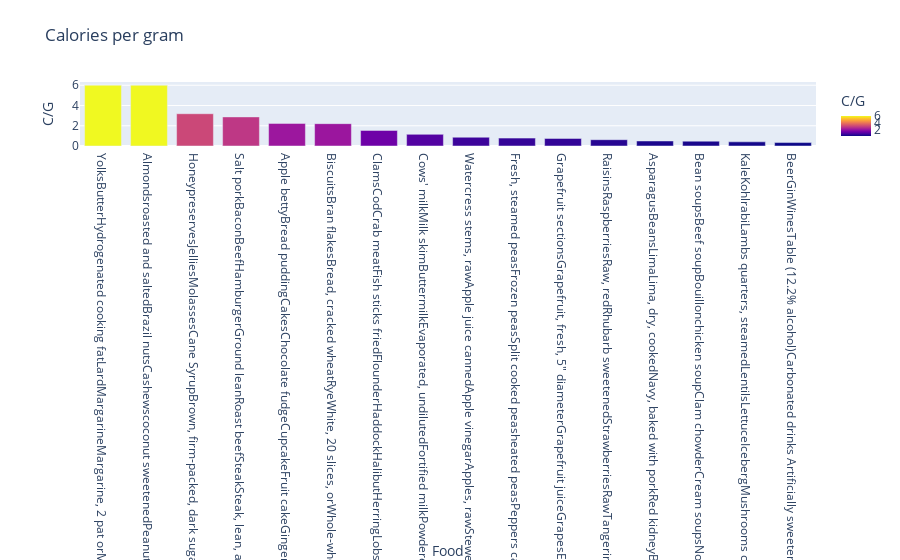

Source (notebook cell):
### Code cell
fats= category_dist.sort_values(by='C/G', ascending= False)
top_20_fat=fats.head(20)
fig = px.bar(top_20_fat, x='Food', y='C/G', color='C/G', title='Calories per gram')
fig.show()

### Figure 1 — Plotly figure (JSON) as saved in the notebook; plotly's stock layout.template omitted (floating-point values rounded to 4 significant figures)
{"data": [{"alignmentgroup": "True", "hovertemplate": "Food=%{x}<br>C/G=%{marker.color}<extra></extra>", "legendgroup": "", "marker": {"color": [6.004, 5.996, 3.187, 2.873, 2.234, 2.207, 1.539, 1.153, 0.8658, 0.7786, 0.7491, 0.6224, 0.4962, 0.4774, 0.4122, 0.3386], "coloraxis": "coloraxis", "pattern": {"shape": ""}}, "name": "", "offsetgroup": "", "orientation": "v", "showlegend": false, "textposition": "auto", "type": "bar", "x": ["YolksButterHydrogenated cooking fatLardMargarineMargarine, 2 pat orMayonnaiseCorn oilOlive oilSafflower seed oilFrench dressingThousand Island sauce", "Almondsroasted and saltedBrazil nutsCashewscoconut sweetenedPeanut butterPeanut butter, naturalPeanutsPecansSesame seedsSunflower seedsWalnuts", "HoneypreservesJelliesMolassesCane SyrupBrown, firm-packed, dark sugarSyruptable blends sugar", "Salt porkBaconBeefHamburgerGround leanRoast beefSteakSteak, lean, as roundCorned beefCorned beef hash cannedCorned beef hash DriedPot-pieCorned beef hash StewchickenFried, breast or leg and thigh chickenRoasted chickenChicken livers, friedDuck, domesticLamb, chop, broiledLeg roastedShoulder, braisedPork, chop, 1 thickHam pan-broiledHam, as Ham, canned, spicedPork roastPork sausageTurkeyVealRoast", "Apple bettyBread puddingCakesChocolate fudgeCupcakeFruit cakeGingerbreadPlain, with no icingSponge cakeCandyChocolate creamsFudgeHard candiesMarshmallowsMilk chocolateChocolate syrupDoughnutsGelatin, made with waterIce creamIces9\" diam. pieCherry PieCustardLemon meringueMincePumpkin PiePuddings Sugar3 teaspoons sugarTapioca cream pudding", "BiscuitsBran flakesBread, cracked wheatRyeWhite, 20 slices, orWhole-wheatWhole-wheatCorn bread ground mealCornflakesCorn grits cookedCorn mealCrackersSoda, 2 1/2 squareFarinaFlourWheat (all purpose)Wheat (whole)MacaroniBaked with cheeseMuffinsNoodlesOatmealPancakes 4\" diam.Wheat, pancakes 4\" diam.Pizza 14\" diam.Popcorn saltedPuffed ricePuffed wheat presweetenedRiceConvertedWhiteRice flakesRice polishRollsof refined flourwhole-wheatSpaghetti with meat saucewith tomatoes and cheeseSpanish riceShredded wheat biscuitWafflesWheat germWheat-germ cereal toastedWheat meal cereal unrefinedWheat, cooked", "ClamsCodCrab meatFish sticks friedFlounderHaddockHalibutHerringLobsterMackerelOystersOyster stewSalmonSardinesScallopsShadShrimpSwordfishTuna", "Cows' milkMilk skimButtermilkEvaporated, undilutedFortified milkPowdered milkskim, instantskim, non-instantGoats' milk(1/2 cup ice cream)Cocoaskim. milk(cornstarch)CustardIce creamIce milkCream or half-and-halfor whippingCheeseuncreamedCheddarCheddar, grated cupCream cheeseProcessed cheeseRoquefort typeSwissEggs rawEggs Scrambled or fried", "Watercress stems, rawApple juice cannedApple vinegarApples, rawStewed or cannedApricotsDried, uncookedFreshNectar, or juiceAvocadoBananaBlackberriesBlueberriesCantaloupeCherriesFresh, rawCranberry sauce sweetenedDatesFigsFresh, raw figsfigs Canned with syrup Fruit cocktail, canned", "Fresh, steamed peasFrozen peasSplit cooked peasheated peasPeppers cannedPeppers Raw, green, sweetPeppers with beef and crumbsPotatoes, bakedFrench-friedPotatoes Mashed with milk and butterPotatoes, pan-triedScalloped with cheese potatoesSteamed potatoes before peelingPotato chipsRadishesRutabagasSoybeansSpinachSquashWinter, mashedSweet potatoesCandiedTomatoesRaw, 2 by 2 1/2Tomato juiceTomato catsupTurnip greensTurnips, steamed", "Grapefruit sectionsGrapefruit, fresh, 5\" diameterGrapefruit juiceGrapesEuropean, as Muscat, TokayGrape juiceLemon juiceLemonade concentratefrozenLimeade concentrate frozenOlives largeOlivesRipeOranges 3\" diameterOrange juiceFrozen PapayaPeachesFresh, rawPearsRaw, 3 by 2VPersimmonsPineapplePineapple CrushedRaw, dicedPineapple juicePlumsRaw, 2\" diameterPrunesPrune juice", "RaisinsRaspberriesRaw, redRhubarb sweetenedStrawberriesRawTangerinesWatermelon", "AsparagusBeansLimaLima, dry, cookedNavy, baked with porkRed kidneyBean sproutsBeet greensBeetrootsBroccoliBrussels sproutsSauerkrautSteamed cabbageCarrotsRaw, gratedStrips, from rawCauliflowerCeleryStalk rawChard steamedCollardsCorncooked or cannedCucumbersDandelion greensEggplantEndive", "Bean soupsBeef soupBouillonchicken soupClam chowderCream soupsNoodleSplit-pea soupTomato soupVegetable", "KaleKohlrabiLambs quarters, steamedLentilsLettuceIcebergMushrooms cannedMustard greensOkraOnionsRaw, greenParsleyParsnipsPeas", "BeerGinWinesTable (12.2% alcohol)Carbonated drinks Artificially sweetenedClub sodaCola drinksFruit-flavored sodaGinger aleRoot beerCoffeeTea"], "xaxis": "x", "y": [6.004, 5.996, 3.187, 2.873, 2.234, 2.207, 1.539, 1.153, 0.8658, 0.7786, 0.7491, 0.6224, 0.4962, 0.4774, 0.4122, 0.3386], "yaxis": "y"}], "layout": {"autosize": true, "barmode": "relative", "coloraxis": {"colorbar": {"title": {"text": "C/G"}}, "colorscale": [[0, "#0d0887"], [0.1111, "#46039f"], [0.2222, "#7201a8"], [0.3333, "#9c179e"], [0.4444, "#bd3786"], [0.5556, "#d8576b"], [0.6667, "#ed7953"], [0.7778, "#fb9f3a"], [0.8889, "#fdca26"], [1, "#f0f921"]]}, "legend": {"tracegroupgap": 0}, "title": {"text": "Calories per gram"}, "xaxis": {"anchor": "y", "autorange": true, "domain": [0, 1], "range": [-0.5, 15.5], "title": {"text": "Food"}, "type": "category"}, "yaxis": {"anchor": "x", "autorange": true, "domain": [0, 1], "range": [0, 6.319], "title": {"text": "C/G"}, "type": "linear"}}}
